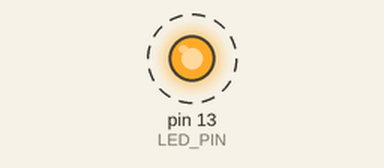
Simulated run of this sketch. Board: Arduino Uno, built with avr-gcc and run on an emulated ATmega328P. Shown: output pins drawn as LEDs (lit = HIGH). Dashed ring = blinking.

Above: at 0.5 s.
Timing chart, 0 to 4.6 s (numbered marks = the images above):
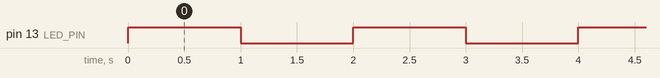

Measured:
- by itself, pin 13 (LED_PIN): alternates HIGH for 1.0 s and LOW for 1.0 s

The sketch:

Arduino_UNO_Blink.ino
```cpp
// Practical 01: Arduino Uno development environment test
// Board: Arduino Uno (ATmega328P)
// Built-in LED is normally connected to digital pin 13.

const int LED_PIN = LED_BUILTIN;

void setup() {
  pinMode(LED_PIN, OUTPUT);
}

void loop() {
  digitalWrite(LED_PIN, HIGH);  // LED ON
  delay(1000);

  digitalWrite(LED_PIN, LOW);   // LED OFF
  delay(1000);
}
```
